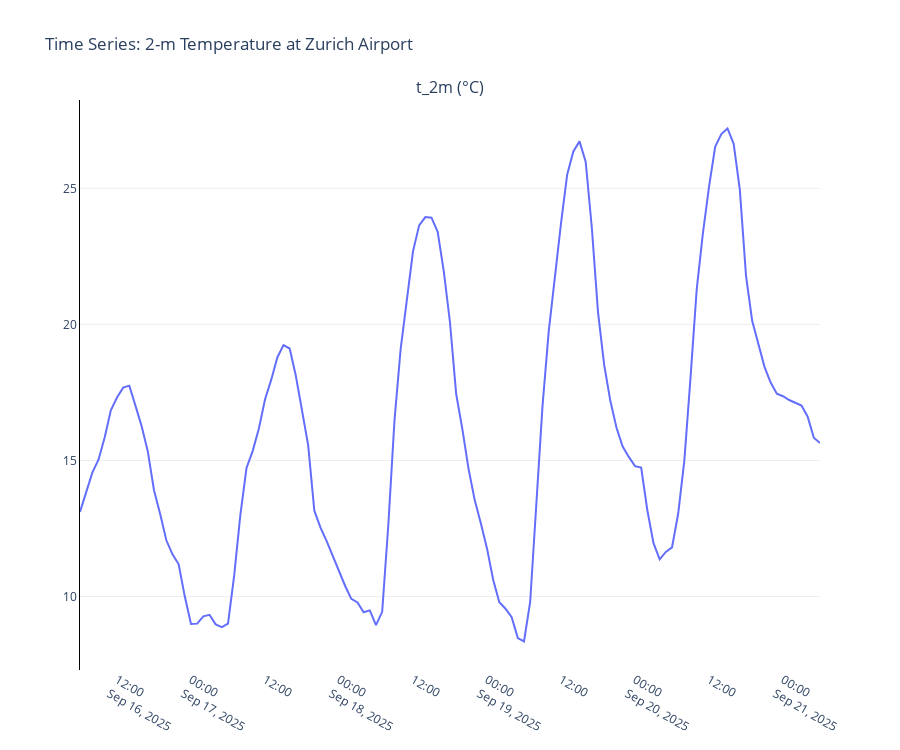

The cell this chart's notebook holds for it:
### Markdown cell above
## Plot the results

> **Tip:** Hover over the chart to see the exact timestamp and value (°C).  
> If you’re viewing a static image (e.g., PNG export), tooltips aren’t available.

### Code cell
from earthkit.plots.interactive import Chart


da = ds["t_2m"] - 273.15
da.name = "t_2m (°C)"

chart = Chart()
chart.line(da)

chart.title("Time Series: 2-m Temperature at Zurich Airport")
chart.show()
